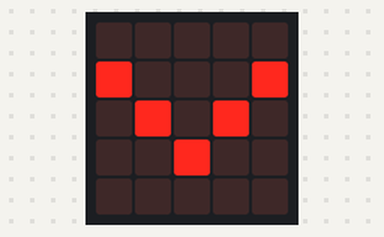
A program run on a simulated BBC micro:bit (MakeCode). Parts: the board's 5×5 LED display.

Above: at 0.11 s.
At 0.55 s:
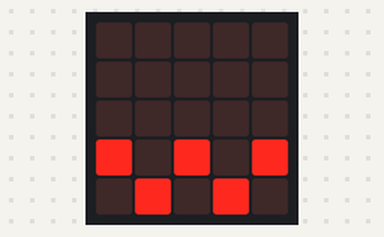
At 0.99 s:
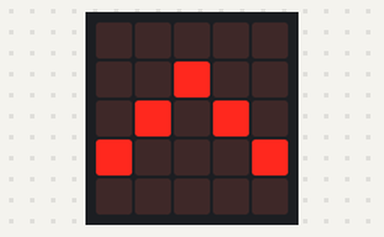
At 1.43 s:
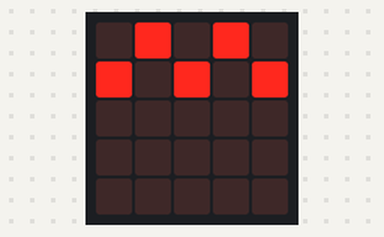
At 2.09 s:
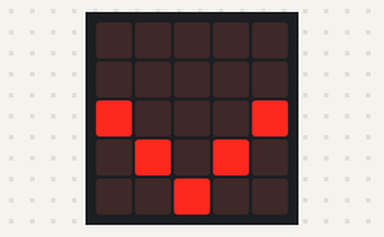

The program:

main.ts
```typescript
let d = 0
let x = 0
let y = 0
let z = 1
let t = 1
let u = 2
let v = 2
let a = 3
let b = 1
let c = 4
d += 0
led.plot(x, y)
led.plot(z, t)
led.plot(u, v)
led.plot(a, b)
led.plot(c, d)
let dir = 1
let list = 1
let list2 = 1
let list3 = 1
let list4 = 1
basic.forever(function () {
    led.unplot(x, y)
    y += dir
    led.plot(x, y)
    if (y >= 4) {
        dir = -1
    } else if (y <= 0) {
        dir = 1
    }
    basic.pause(200)
})
basic.forever(function () {
    led.unplot(u, v)
    v += list2
    led.plot(u, v)
    if (v >= 4) {
        list2 = -1
    } else if (v <= 0) {
        list2 = 1
    }
    basic.pause(200)
})
basic.forever(function () {
    led.unplot(a, b)
    b += list3
    led.plot(a, b)
    if (b >= 4) {
        list3 = -1
    } else if (b <= 0) {
        list3 = 1
    }
    basic.pause(200)
})
basic.forever(function () {
    led.unplot(z, t)
    t += list
    led.plot(z, t)
    if (t >= 4) {
        list = -1
    } else if (t <= 0) {
        list = 1
    }
    basic.pause(200)
})
basic.forever(function () {
    led.unplot(c, d)
    d += list4
    led.plot(c, d)
    if (d >= 4) {
        list4 = -1
    } else if (d <= 0) {
        list4 = 1
    }
    basic.pause(200)
})
```

test.ts
```typescript
// les tests vont ici ; cela ne sera pas compilé si ce paquet est utilisé en tant qu'extension.
```

Measured:
- by itself, everything shown: repeats every 1.8 s, in 8 steps
